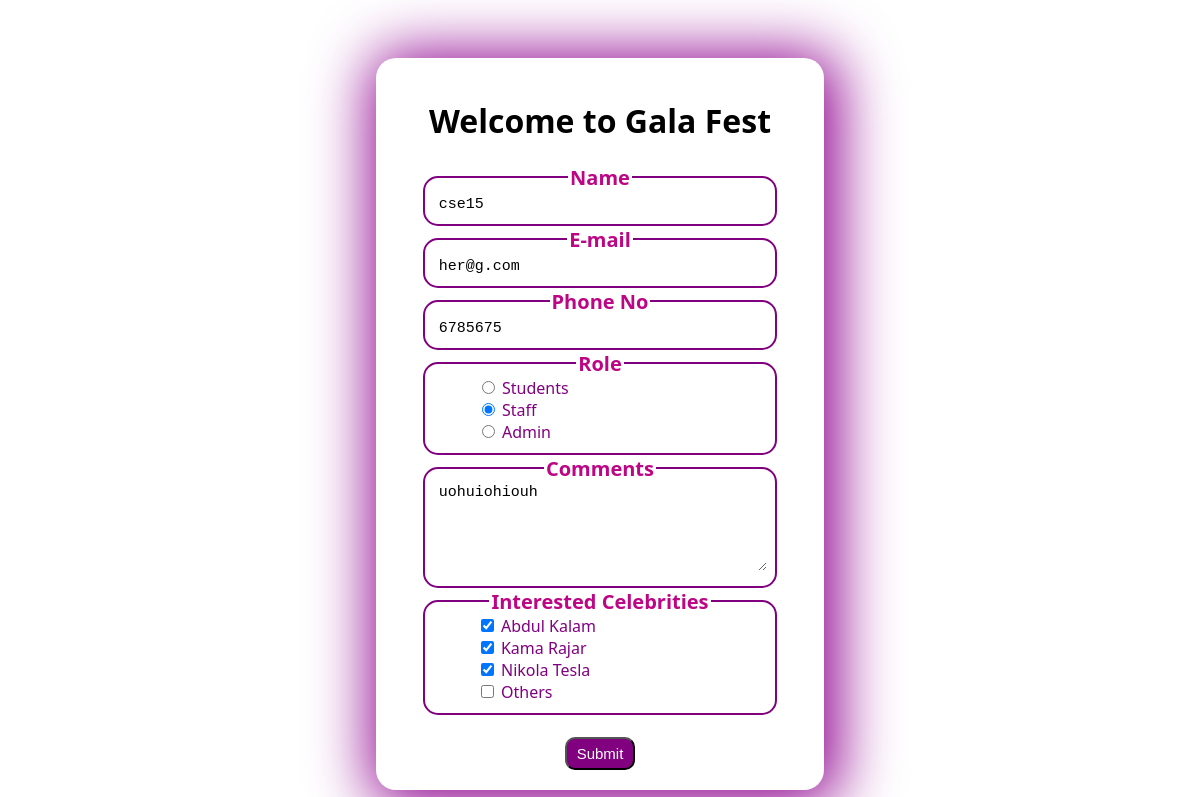
The page /update/14/ on the database as committed earlier.
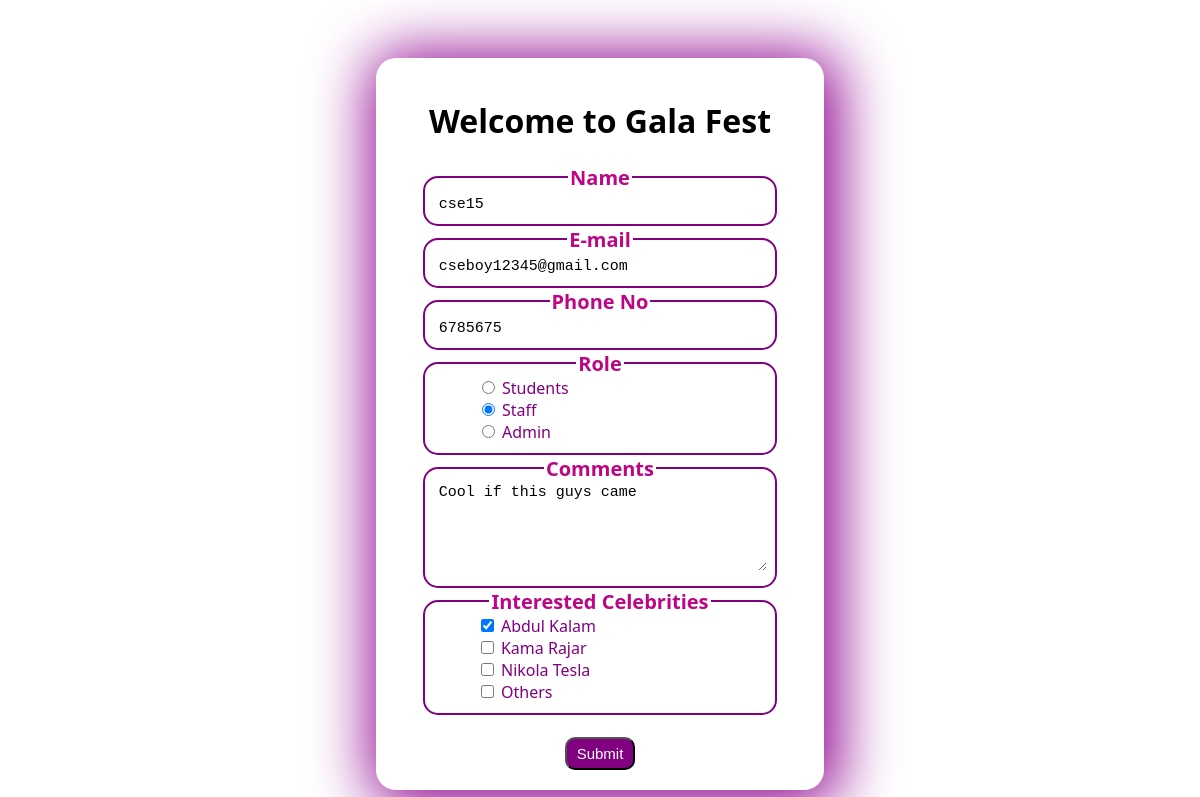
The same page on the database as committed later.
### crud_app/models.py (models this page shows)
class Register(models.Model):
    username = models.TextField(max_length=100)
    email = models.EmailField(null=True, blank=True)  # Allow null values
    phone = models.PositiveIntegerField()
    role = models.TextField()
    comments = models.TextField(null=True, blank=True, max_length=1000)  # Allow null values
    celebrities = models.TextField()

### crud_app/views.py (the view)
# urls.py: path('update/<int:record_id>/',views.update_record,name='update_record')
def update_record(request,record_id):
    record = get_object_or_404(Register, pk=record_id)
    if request.method == 'POST':
        form = RegisterForm(request.POST, instance=record)
        if form.is_valid():
            form.save()
            return redirect('read')
    else:
        form = RegisterForm(instance=record)
    return render(request,'update.html',{'user':record})

### crud_app/templates/update.html (shortened to what this page needs)
{% load static %}
<!DOCTYPE html>
<html>
<head>
    <link rel="stylesheet" type="text/css" href="{% static 'style.css' %}">
</head>
<body>
<div>
    <h1>Welcome to Gala Fest</h1>
    <form  method="post">
        <fieldset>
            <legend>Name</legend>
            <input type="text" name="username" id="name" value="{{user.username}}"><br>
        </fieldset>
        <fieldset>
            <legend>E-mail</legend>
            <input type="email" name="email" id="mail" value="{% if user.email == 'a@g.c' %}{% else %}{{ user.email }}{% endif %}">
        </fieldset>
        <fieldset>
            <legend>Phone No</legend>
            <input type="tel" name="phone" id="phone" value="{{user.phone}}"><br>
        </fieldset>
        <fieldset>
            <legend>Role</legend>
            <section id="roles">
            <input type="radio" name="role"  {% if user.role == 'student' %}checked{% endif %} id="student" value="student" name="role" >
            <label  for="student">Students</label><br>
            <input type="radio" {% if user.role == 'staff' %}checked{% endif %} name="role" value="staff" id="staff">
            <label for="staff">Staff</label><br>
            <input value="admin"  {% if user.role == 'admin' %}checked{% endif %} type="radio" name="role" id="admin">
            <label for="admin">Admin</label><br>
        </fieldset>
        <fieldset>
            <legend>Comments</legend>
            <textarea name="comments" id="comments" cols="40" rows="5">{{ user.comments }}</textarea>
        </fieldset>
        <fieldset>
            <legend>Interested Celebrities</legend>
            <section id="celebrity">
            <input value="Abdul Kalam" type="checkbox" name="celebrities" id="ak" {% if "Abdul Kalam" in user.celebrities %}checked{% endif %}>
            <label for="ak">Abdul Kalam</label><br>
            <input value="kamarajar"  type="checkbox" name="celebrities" id="kr" {% if "kamarajar" in user.celebrities %}checked{% endif %}>
            <label for="kr">Kama Rajar</label><br>
            <input value="nikola tesla"  type="checkbox" name="celebrities" id="nt" {% if "nikola tesla" in user.celebrities %}checked{% endif %}>
            <label for="nt">Nikola Tesla</label><br>
            <input value="others" type="checkbox" name="celebrities" id="others" {% if "others" in user.celebrities %}checked{% endif %}>
            <label for="others">Others</label><br>
            </section>
        </fieldset><br>
        <button type="submit">Submit</button>
    </form>
</div>
</body>
</html>

Rows that differ between the two databases and show on the page:
changed Register "cse15": email "her@g.com" → "cseboy12345@gmail.com"; comments "uohuiohiouh" → "Cool if this guys came"; celebrities "☑" → "☐"
